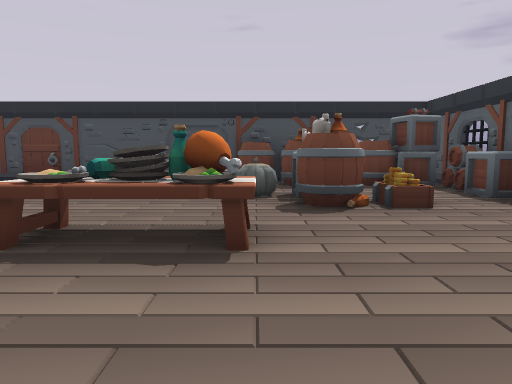
view 1 (above)

17 first-person views from a walk through a level from a Godot 3-D game. The camera is 1.4 m above the floor, tilts 6° down and sees 70° across. The floor is counted in squares, 2 m on a side. Each view is taken from the middle of a square. On the plan, view 1 faces up. The plan holds only what a view shows up to about 11 squares ahead; the rest is blank. The place goes on beyond the plan. Some surface patterns are stand-ins.

view 2
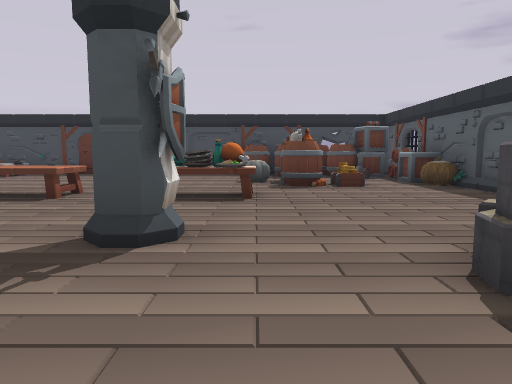

view 3
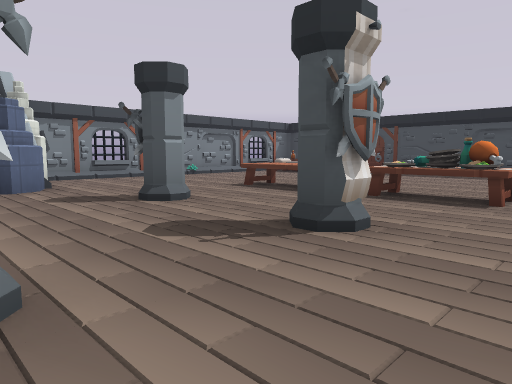

view 4
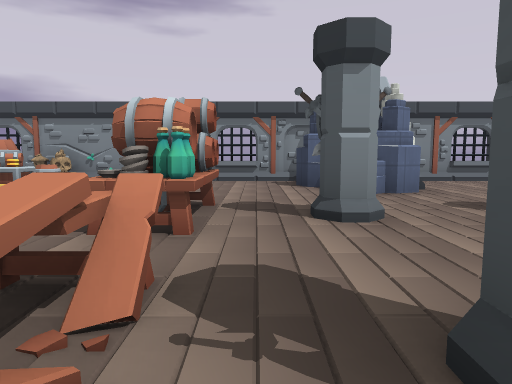

view 5
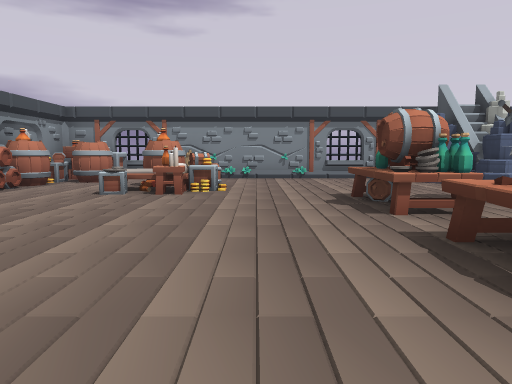

view 6
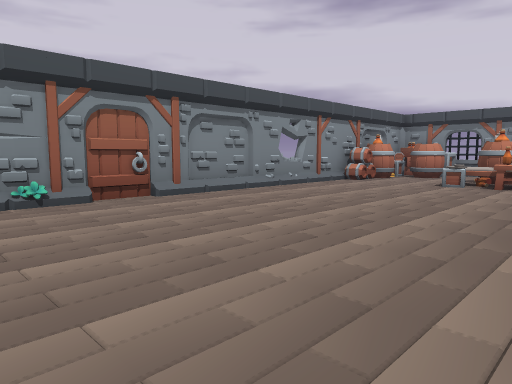

view 7
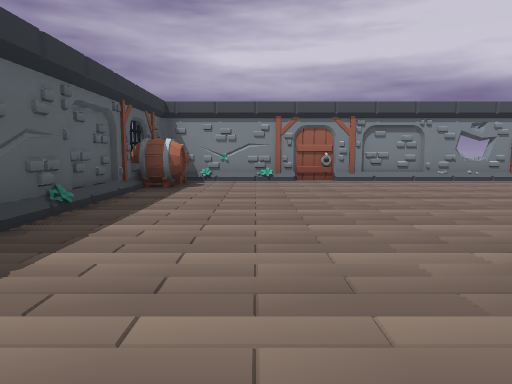

view 8
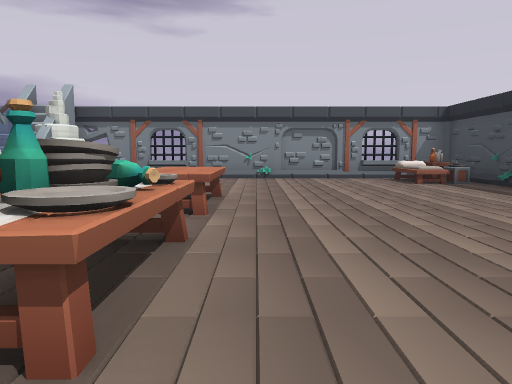

view 9
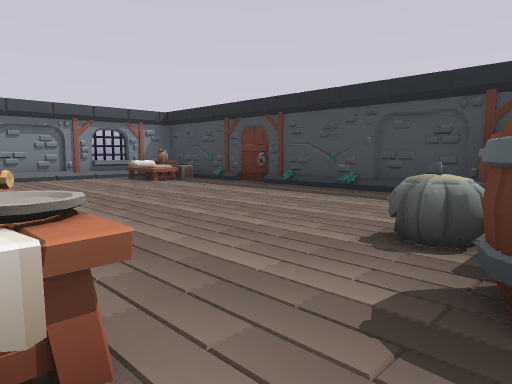

view 10
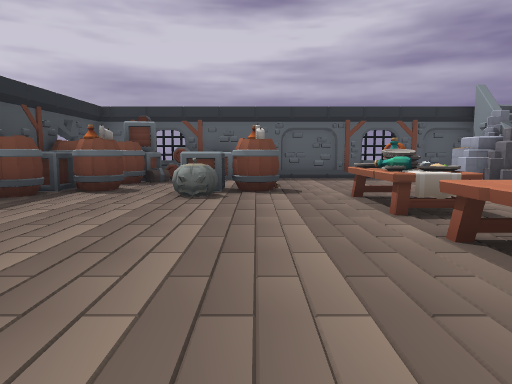

view 11
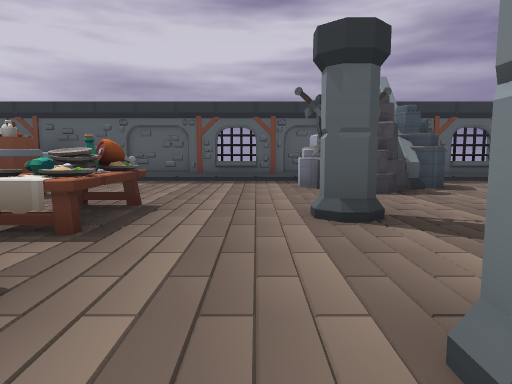

view 12
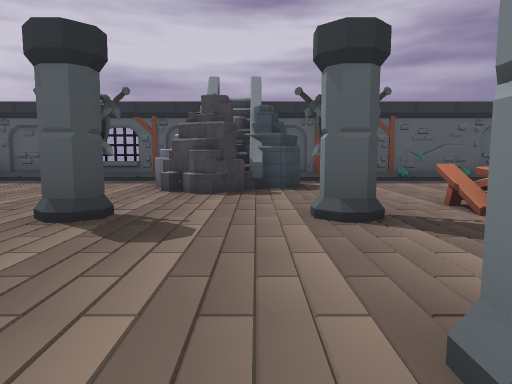

view 13
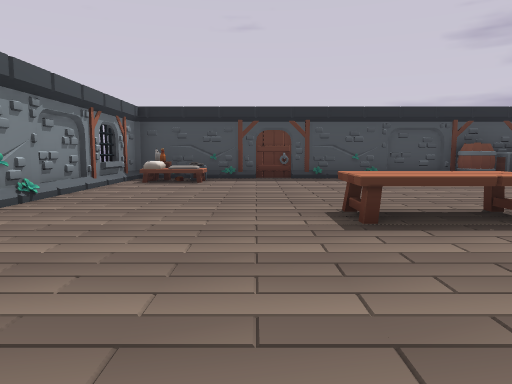

view 14
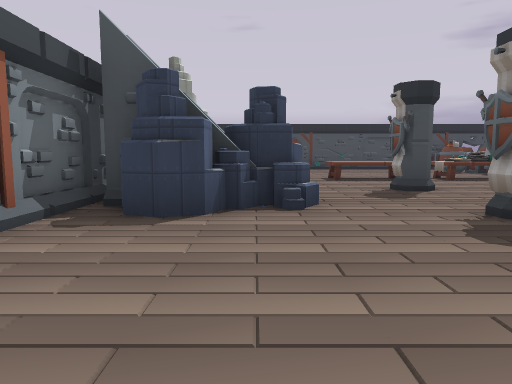

view 15
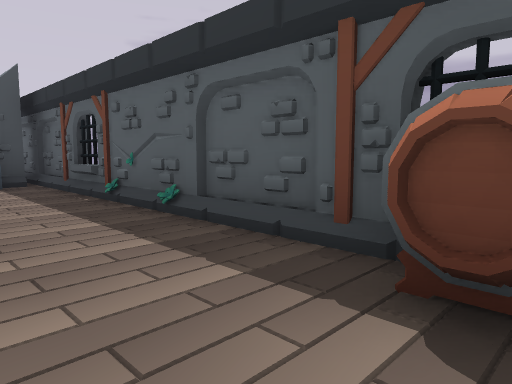

view 16
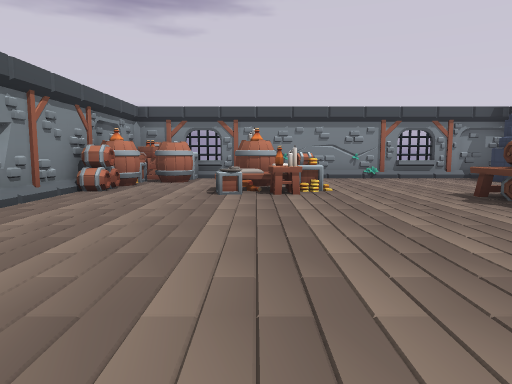

view 17
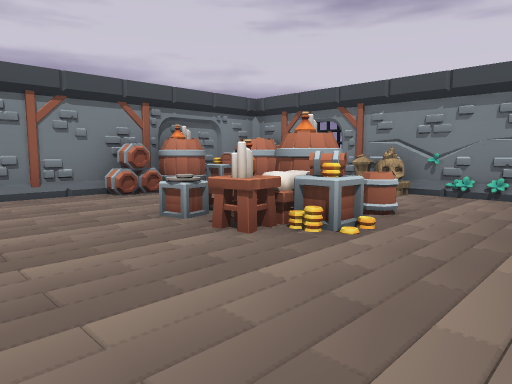

### Floor plan
Key: @ floor where view 1 was taken; # wall or solid block; . floor; / step, stairs or slope; ^ raised ledge; B barrel; C chest; E bed; T table; P pillar; N bench.
Columns run from 10 left of view 1 to 5 right of it. Each row starts with its distance up from view 1.
 10 ##########
  9 #.E///////B#B #
  8 #.E........B.###
  7 #/............B#
  6 #/........^#..##
  5 #/.........BC.##
  4 #/.............#
  3 #/...TTT^^^....#
  2 #/.............#
  1 #/.............#
  0 #/....P..P@..#.#
 -1 ####........####
 -2 ###^........^###
 -3 #.#...P..P.....#
 -4 #..............#
 -5 #....TTTTTT....#
 -6 #..............#
 -7 #..............#
 -8 #..B#..........#
 -9 #N.BEE.........#
-10 #..............#
-11 ##B...........##
-12  ##BB.........#
-13   #############

Positions as (right, up) in squares from view 1, and headings:
1: (0, 0), facing up
2: (0, -3), facing up
3: (1, -3), facing up-left
4: (0, -4), facing left
5: (1, -7), facing left
6: (3, -7), facing down-left
7: (2, -3), facing down
8: (1, 4), facing left
9: (1, 3), facing up-left
10: (-6, 5), facing right
11: (-5, 1), facing right
12: (-5, -2), facing right
13: (-6, -1), facing up
14: (-7, -7), facing up
15: (2, -11), facing up-right
16: (1, -9), facing left
17: (-3, -6), facing down-left
